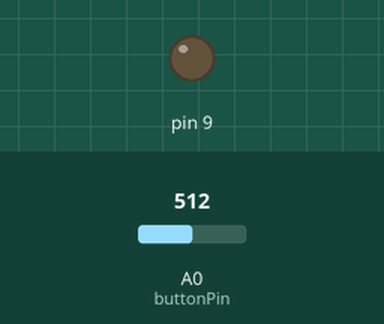
Recording of a sketch running on a simulated Arduino Uno, built with avr-gcc and run on an emulated ATmega328P. Shown: output pins drawn as LEDs (lit = HIGH). The test bench sets the inputs (shaded band); at power-on: A0 (buttonPin) = 512.

Above: at 2.2 s.
2.3 s: A0 (buttonPin) set to 639
3.8 s: A0 (buttonPin) set to 660
At 5.1 s:
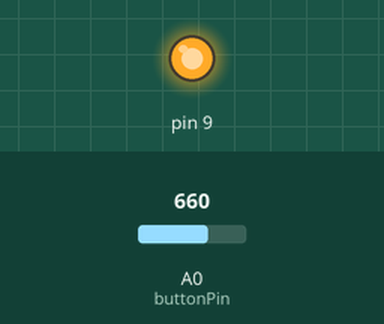
5.5 s: A0 (buttonPin) set to 640
At 7.4 s:
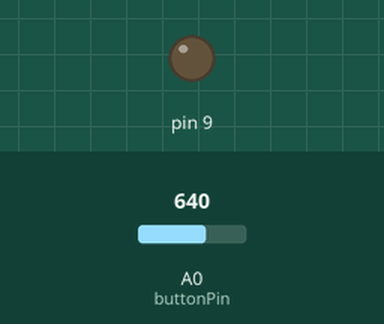
8.0 s: A0 (buttonPin) set to 716
At 8.9 s:
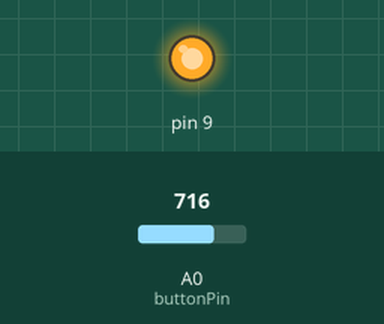
Timing chart, 0 to 10.6 s (numbered marks = the images above; inputs shaded):
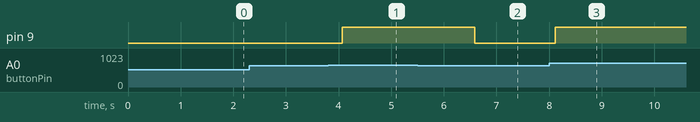

The sketch:

sketch_mp3final.ino
```cpp
///              MP3 PLAYER PROJECT
/// http://educ8s.tv/arduino-mp3-player/
//////////////////////////////////////////


#include <SoftwareSerial.h>
//#include <Serial.h>
SoftwareSerial mySerial(10, 11);
# define Start_Byte 0x7E
# define Version_Byte 0xFF
# define Command_Length 0x06
# define End_Byte 0xEF
# define Acknowledge 0x00 //Returns info with command 0x41 [0x01: info, 0x00: no info]
# define ACTIVATED LOW

boolean isPlaying = false;
int buttonPin =A0;
int val =0;


void setup () {

mySerial.begin (9600);
delay(1000);
pinMode(9, OUTPUT);


}


void loop () {
  //print out A0 value of foam but didn't work
 val = analogRead(A0);
  Serial.println(val);

//if the pressure of foam reach 650, isPlaying is true
  if (val > 650){
    isPlaying = true;
  }

//if isPlaying is true, play the sound or pause

 if(isPlaying == true){
  digitalWrite(9, HIGH);
  play();

    }
  else{
      pause();
      digitalWrite(9, LOW);
      }
  isPlaying = false;
  }


void play()
{
  execute_CMD(0x0D,0,1);
  delay(2000);
}

void pause()
{
  execute_CMD(0x0E,0,0);
  delay(500);
}

void setVolume(int volume)
{
  execute_CMD(0x06, 0, volume); // Set the volume (0x00~0x30)
  delay(2000);
}

void execute_CMD(byte CMD, byte Par1, byte Par2)
 //Excecute the command and parameters
{
// Calculate the checksum (2 bytes)
word checksum = -(Version_Byte + Command_Length + CMD + Acknowledge + Par1 + Par2);
// Build the command line
byte Command_line[10] = { Start_Byte, Version_Byte, Command_Length, CMD, Acknowledge,
Par1, Par2, highByte(checksum), lowByte(checksum), End_Byte};
//Send the command line to the module
for (byte k=0; k<10; k++)
{
mySerial.write( Command_line[k]);
}
}
```

Measured:
- the behaviour switches between 650 and 651 on A0 (buttonPin) (found by bisection; images 0 and 1)
- after the input at 2.3 s, every drawn part: stays the same
- after the input at 3.8 s, pin 9: LOW → HIGH after 0.27 s
- after the input at 5.5 s, pin 9: HIGH → LOW after 1.1 s
- after the input at 8.0 s, pin 9: LOW → HIGH after 0.12 s
